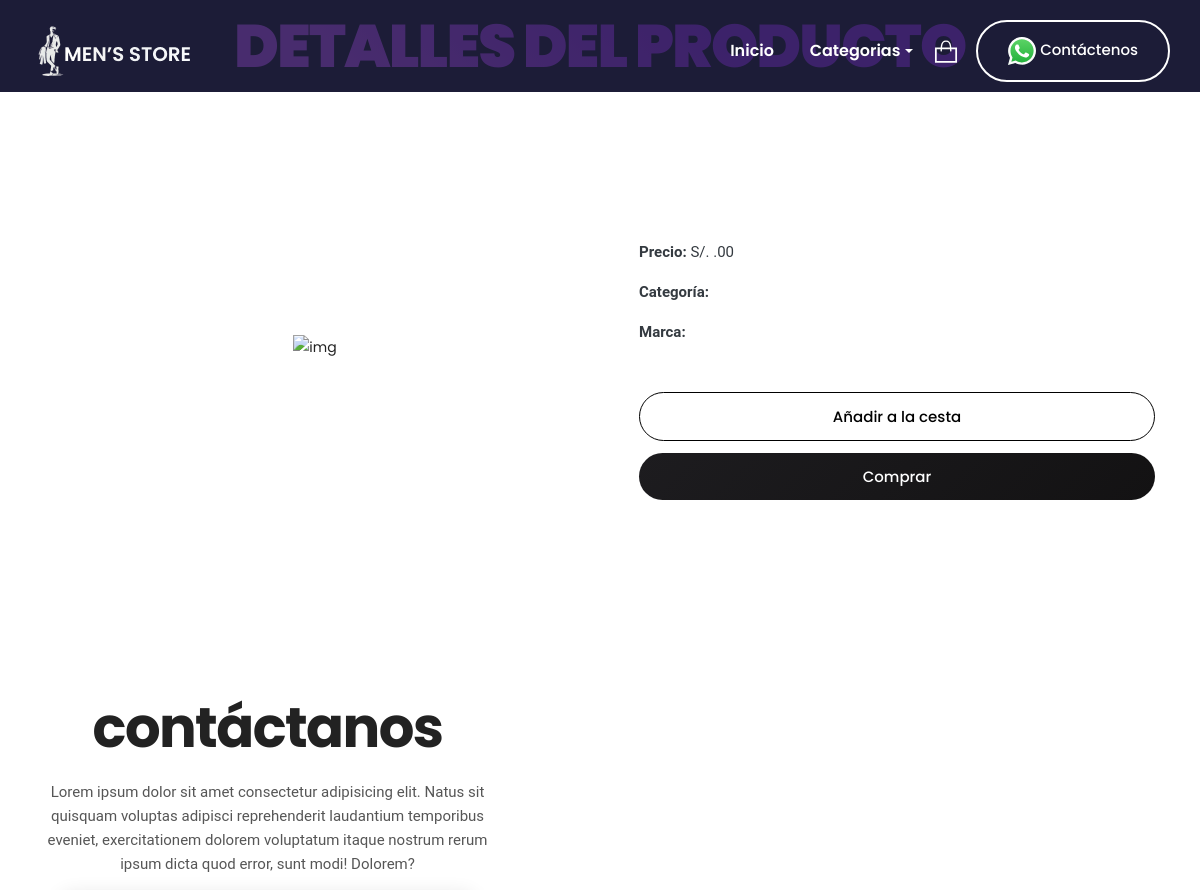
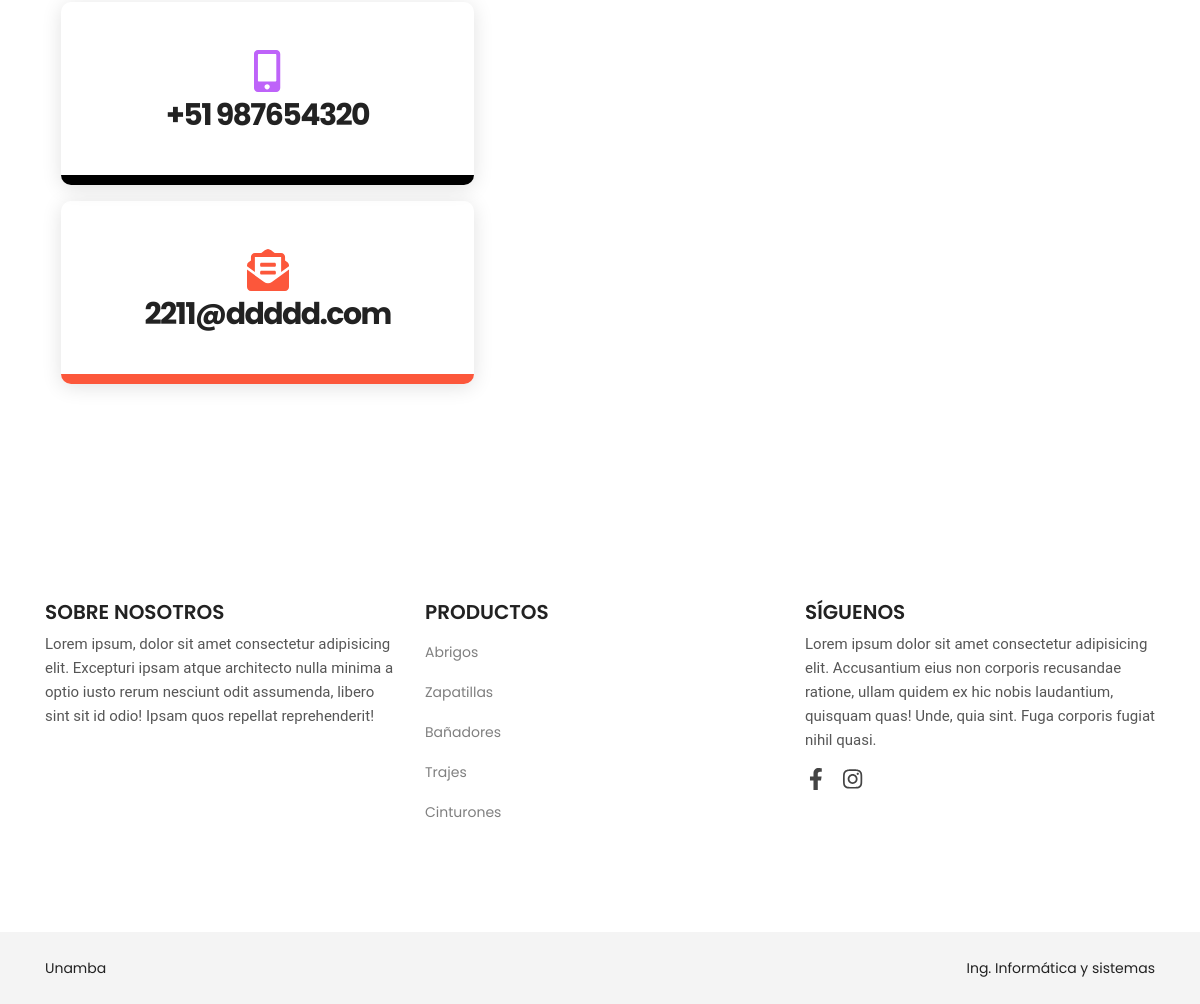
The page /cliente/producto/detalleproducto.php on the database its author committed (2 pictures, top to bottom).
### tables this page shows
CREATE TABLE `contacto` (
  `conId` int(11) NOT NULL,
  `conTelefono` char(9) DEFAULT NULL,
  `conEmail` varchar(100) DEFAULT NULL,
  `conFechaRegis` datetime DEFAULT current_timestamp() ON UPDATE current_timestamp()
);

CREATE TABLE `categoria` (
  `catId` int(11) NOT NULL,
  `catNombre` varchar(100) DEFAULT NULL,
  `catDescripcion` varchar(255) DEFAULT NULL,
  `catDetalle` varchar(100) DEFAULT NULL,
  `catImg` varchar(255) DEFAULT NULL,
  `catFechaRegis` datetime DEFAULT current_timestamp() ON UPDATE current_timestamp()
);

### cliente/producto/detalleproducto.php (the view, shortened to what this page needs)
<?php
include "../header.php";
$todo = mysqli_real_escape_string($con, $_GET["id"]);
$rt = mysqli_query($con, "SELECT p.*, c.catNombre, m.marNombre, m.marImg FROM Producto p
                          INNER JOIN Categoria c ON p.catId = c.catId
                          INNER JOIN Marca m ON p.marId = m.marId
                          WHERE p.proId='$todo'");
$tr = mysqli_fetch_array($rt);
$product_price = $tr['proPrecio'];
$product_image = $tr['proImg'];
$product_category = $tr['catNombre'];
$product_brand = $tr['marNombre'];
?>
<section class="section breadcrumb-area overlay-dark d-flex align-items-center">
    <div class="container">
        <div class="row">
            <div class="col-12">
                <div class="breadcrumb-content d-flex flex-column align-items-center text-center">
                    <h2 class="text-uppercase mb-3 mt-3 text-opacity20">Detalles del producto</h2>
                </div>
            </div>
        </div>
    </div>
</section>
<section class="section product-detail-area ptb_100">
    <div class="container">
        <div class="row justify-content-between align-items-center">
            <div class="col-12 col-lg-6">
                <div class="product-image text-center">
                    <img src="../../paneladministrador/recursos/uploads/producto/<?php echo $product_image; ?>" alt="img" class="img-fluid">
                </div>
            </div>
            <div class="col-12 col-lg-6">
                <div class="product-content section-heading text-center text-lg-left pl-md-4 mt-5 mt-lg-0 mb-0">
                    <p class="text-dark mb-3 mt-4"><strong>Precio:</strong> S/. <?php echo $product_price; ?>.00</p>
                    <p class="text-dark mb-3"><strong>Categoría:</strong> <?php echo $product_category; ?></p>
                    <p class="text-dark mb-3"><strong>Marca:</strong> <?php echo $product_brand; ?></p>
                    <div class="button-group mt-5">
                        <div class="row">
                            <div class="col-12 mb-2">
                                <a href="addtocart.php?id=<?php echo $todo; ?>" class="btn btn-block btn-bordered-black p-3 mb-1">Añadir a la cesta</a>
                            </div>
                            <div class="col-12">
                                <a href="checkout.php?id=<?php echo $todo; ?>" class="btn btn-block p-3 ">Comprar</a>
                            </div>
                        </div>
                    </div>
                </div>
            </div>
        </div>
    </div>
</section>
<section id="contact" class="contact-area ptb_100">
    <div class="container">
        <div class="row justify-content-between align-items-center">
            <div class="col-12 col-lg-5">
                <div class="section-heading text-center mb-3">
                    <h2>Contáctanos</h2>
                    <p class="d-none d-sm-block mt-4">Lorem ipsum dolor sit amet consectetur adipisicing elit. Natus sit quisquam voluptas adipisci reprehenderit laudantium temporibus eveniet, exercitationem dolorem voluptatum itaque nostrum rerum ipsum dicta quod error, sunt modi! Dolorem?</p>
                </div>
                <div class="contact-us">
                    <ul>
                        <li class="contact-info color-1 bg-hover active hover-bottom text-center p-5 m-3">
                            <span><i class="fas fa-mobile-alt fa-3x"></i></span>
                            <a class="d-block my-2" href="tel:<?php print $conTelefono ?>">
                                <h3>+51 <?php print $conTelefono ?></h3>
                            </a>
                        </li>
                        <li class="contact-info color-3 bg-hover active hover-bottom text-center p-5 m-3">
                            <span><i class="fas fa-envelope-open-text fa-3x"></i></span>
                            <a class="d-none d-sm-block my-2" href="mailto:<?php print $conEmail ?>">
                                <h3><?php print $conEmail ?></h3>
                            </a>
                        </li>
                    </ul>
                </div>
            </div>
        </div>
    </div>
</section>
<?php include "../footer.php"; ?>

### cliente/footer.php (shortened to what this page needs)
<?php include "coneccionbd.php"; ?>
<footer class="section footer-area">
        <div class="footer-top ptb_100">
                <div class="container">
                        <div class="row">
                                <div class="col-12 col-sm-6 col-lg-4">
                                        <div class="footer-items">
                                                <h3 class="footer-title text-uppercase mb-2">Sobre Nosotros</h3>
                                                <p class="mb-2">Lorem ipsum, dolor sit amet consectetur adipisicing elit. Excepturi ipsam atque architecto nulla minima a optio iusto rerum nesciunt odit assumenda, libero sint sit id odio! Ipsam quos repellat reprehenderit!</p>
                                        </div>
                                </div>
                                <div class="col-12 col-sm-6 col-lg-4">
                                        <div class="footer-items">
                                                <h3 class="footer-title text-uppercase mb-2">Productos</h3>
                                                <ul>
                                                        <?php
                                                        $q = "SELECT * FROM  categoria ORDER BY catId DESC LIMIT 5";
                                                        $r123 = mysqli_query($con, $q);
                                                        while ($ro = mysqli_fetch_array($r123)) {
                                                                $catId = "$ro[catId]";
                                                                $catNombre = "$ro[catNombre]";
                                                                print "
                                                                <li class='py-2'><a class='text-black-50' href='producto/producto.php?id=$catId'>$catNombre</a></li>
                                                                ";
                                                        }
                                                        ?>
                                                </ul>
                                        </div>
                                </div>
                                <div class="col-12 col-sm-6 col-lg-4">
                                        <div class="footer-items">
                                                <h3 class="footer-title text-uppercase mb-2">Síguenos</h3>
                                                <p class="mb-2">Lorem ipsum dolor sit amet consectetur adipisicing elit. Accusantium eius non corporis recusandae ratione, ullam quidem ex hic nobis laudantium, quisquam quas! Unde, quia sint. Fuga corporis fugiat nihil quasi.</p>
                                                <ul class="social-icons list-inline pt-2">
                                                        <li class="list-inline-item px-1"><a href="https://www.facebook.com/usuario"><i class="fab fa-facebook-f"></i></a></li>
                                                        <li class="list-inline-item px-1"><a href="https://www.instagram.com/usuario"><i class="fab fa-instagram"></i></a></li>
                                                </ul>
                                        </div>
                                </div>
                        </div>
                </div>
        </div>
        <div class="footer-bottom bg-grey">
                <div class="container">
                        <div class="row">
                                <div class="col-12">
                                        <div class="copyright-area d-flex flex-wrap justify-content-center justify-content-sm-between text-center py-4">
                                                <div class="copyright-left">Unamba</div>
                                                <div class="copyright-right">Ing. Informática y sistemas</div>
                                        </div>
                                </div>
                        </div>
                </div>
        </div>
</footer>
</body>
</html>

### cliente/recursos/css/style.css (style rules this page uses)
* { margin: 0; padding: 0; }
body { font-family: 'Poppins', sans-serif; font-size: 14px; line-height: 24px; font-weight: 400; color: #222; }
section, .section { position: relative; }
.text-opacity20 { opacity: 30%; }
.container { width: 100%; margin: 0 auto; }
h1,h2,h3,h4,h5,h6 { font-weight: 600; color: #222; margin-bottom: 0; }
h2 { font-size: 40px; line-height: 1.3; }
h3 { font-size: 20px; line-height: 1.2; }
p { font-family: 'Roboto', sans-serif; font-size: 15px; font-weight: 400; line-height: 24px; color: #565656; margin-bottom: 0; }
a { color: #444; -webkit-transition: all 0.3s ease 0s; transition: all 0.3s ease 0s; }
a, a:hover, a:focus { text-decoration: none; outline: none; -webkit-box-shadow: none; box-shadow: none; }
ol, ul { margin: 0; padding: 0; }
ol li, ul li { list-style: none; }
img { height: auto; max-width: 100%; }
.section-heading { margin-bottom: 80px; }
.section-heading > h2 { display: inline-block; font-size: 56px; font-weight: 700; text-transform: lowercase; line-height: 1em; letter-spacing: -1.6px; }
.ptb_100 { padding: 100px 0; }
.btn { font-size: 15px; font-weight: 500; color: #fff; line-height: 1; text-align: center; padding: 14px 30px; border: 0 none; border-radius: 100px; outline: 0 none; position: relative; z-index: 1; }
.btn.btn-bordered-black { color: black; background: transparent; border:1px solid #000000; }
.button-group { margin-top: 30px; }
.button-group a { margin-right: 10px; }
.button-group a:last-child { margin-right: 0; }
.bg-overlay, .overlay-dark { position: relative; z-index: 0; }
.bg-overlay::after, .overlay-dark:after { position: absolute; content: ''; height: 100%; width: 100%; top: 0; left: 0; }
.overlay-dark::after { background-color: rgba(16, 16, 45, 1); opacity: 0.95; -ms-filter: "progid:DXImageTransform.Microsoft.Alpha(Opacity=85)"; z-index: -1; }
.color-1 { color: #be63f9; }
.color-3 { color: #fc573b; }
.color-1.bg-hover:hover::after, .color-1.bg-hover.active::after { background-color: #000000; }
.color-3.bg-hover:hover::after, .color-3.bg-hover.active::after { background-color: #fc573b; }
.bg-grey { background-color: #f4f4f4; }
.btn, .btn:active, .btn.btn-bordered:before, .btn.btn-bordered-white:after { background: linear-gradient(-45deg, #131213 0%, #1d1c1f 100%); }
.social-icons svg { display: block; height: 100%; line-height: 45px; margin: 0 auto; -webkit-transition: all 0.3s ease 0s; transition: all 0.3s ease 0s; }
.bg-hover { position: relative; }
.bg-hover::after { position: absolute; content: ''; height: 10px; width: 100%; left: 0; -webkit-transition: background-color 0.3s ease 0s; transition: background-color 0.3s ease 0s; }
.bg-hover.hover-bottom::after { bottom: 0; }
.breadcrumb-content > h2 { display: inline-block; font-size: 60px; font-weight: 900; line-height: 1em; letter-spacing: -1.6px; background-image: -webkit-linear-gradient(45deg, #af52ed 15%, #8830df 65%); background-image: linear-gradient(45deg, #af52ed 15%, #8830df 65%); -webkit-background-clip: text; -moz-background-clip: text; background-clip: text; -webkit-text-fill-color: transparent; }
.contact-info { -webkit-box-shadow: 0 3px 20px 0px rgba(0, 0, 0, 0.12); box-shadow: 0 3px 20px 0px rgba(0, 0, 0, 0.12); border-radius: 10px; -webkit-transition: all 0.3s ease 0s; transition: all 0.3s ease 0s; overflow: hidden; }
.contact-info h3 { font-size: 30px; font-weight: 700; line-height: 0.9em; letter-spacing: -1.6px; }
.footer-area .social-icons a { font-size: 22px; }

### rows shown on the page
contacto: conTelefono "987654320", conEmail "2211@ddddd.com"
categoria: catNombre "Abrigos"
categoria: catNombre "Zapatillas"
categoria: catNombre "Bañadores"
categoria: catNombre "Trajes"
categoria: catNombre "Cinturones"
